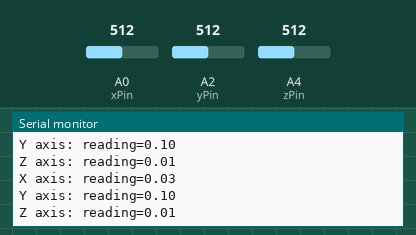
Bench run of a sketch on a simulated Arduino Uno, built with avr-gcc and run on an emulated ATmega328P. On the bench: the last lines printed to the serial monitor. The inputs (shaded band) are chosen by the test bench; at power-on: A0 (xPin) = 512, A2 (yPin) = 512, A4 (zPin) = 512.

Above: at 1.3 s.
1.4 s: A0 (xPin) set to 627
At 1.84 s:
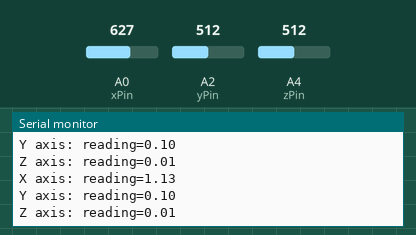
2.9 s: A2 (yPin) set to 627
At 3.34 s:
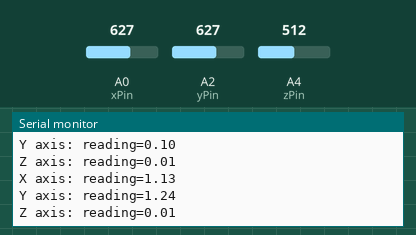
4.4 s: A4 (zPin) set to 627
At 4.85 s:
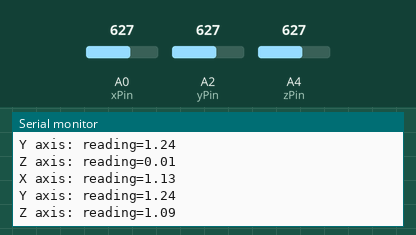
5.9 s: A0 (xPin) set to 607
At 6.35 s:
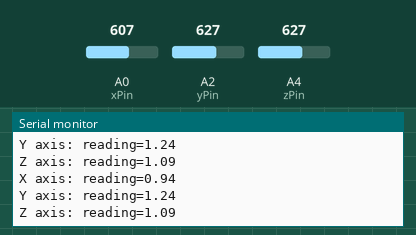
7.4 s: A2 (yPin) set to 607
At 7.86 s:
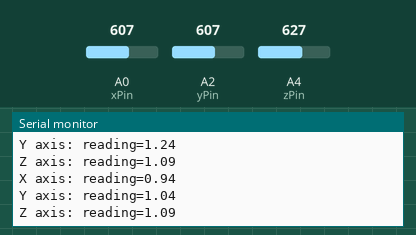
8.9 s: A4 (zPin) set to 607
At 9.37 s:
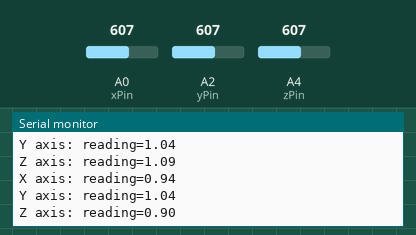
Timing chart, 0 to 11.4 s (numbered marks = the images above; inputs shaded):
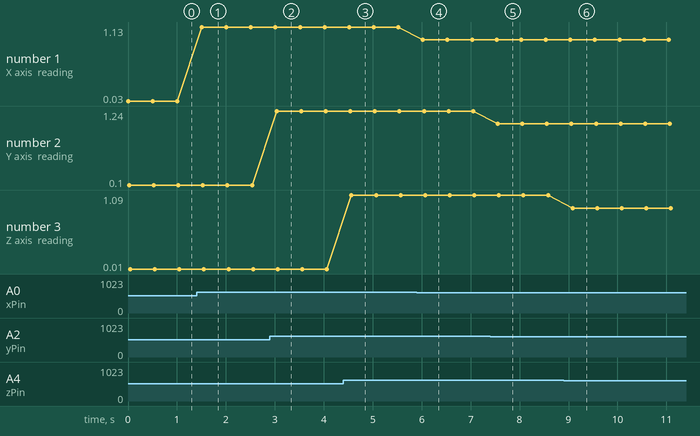

Measured:
- after the input at 1.4 s, the serial monitor: prints a new line after 0.11 s (image 1)
- after the input at 2.9 s, the serial monitor: prints a new line after 0.14 s (image 2)
- after the input at 4.4 s, the serial monitor: prints a new line after 0.16 s (image 3)
- after the input at 5.9 s, the serial monitor: prints a new line after 0.13 s (image 4)
- after the input at 7.4 s, the serial monitor: prints a new line after 0.15 s (image 5)
- after the input at 8.9 s, the serial monitor: prints a new line after 0.18 s (image 6)
- plotted number 1: 0.03 → 1.13 after the input at 1.4 s, 1.13 → 0.94 after the input at 5.9 s
- plotted number 2: 0.1 → 1.24 after the input at 2.9 s, 1.24 → 1.04 after the input at 7.4 s

The sketch:

accelerometer_demo.ino
```cpp
const int xPin = A0;
const int yPin = A2;
const int zPin = A4;

// Values from the calibration script
const int xMin = 404;
const int xMax = 613;
const int yMin = 400;
const int yMax = 603;
const int zMin = 405;
const int zMax = 617;

void setup () {
   analogReference(EXTERNAL);
   Serial.begin(9600);
}

void loop() {
   int xRaw = analogRead(xPin);
   int yRaw = analogRead(yPin);
   int zRaw = analogRead(zPin);

   Serial.print("X axis: reading=");
   Serial.println(convertToGs(xRaw, xMin, xMax));

   Serial.print("Y axis: reading=");
   Serial.println(convertToGs(yRaw, yMin, yMax));

   Serial.print("Z axis: reading=");
   Serial.println(convertToGs(zRaw, zMin, zMax));

   delay(500);
}

float convertToGs(int reading, int minValue, int maxValue) {
   int milliGs = map(reading, minValue, maxValue, -1000, 1000);
   return milliGs / 1000.0;
}
```
